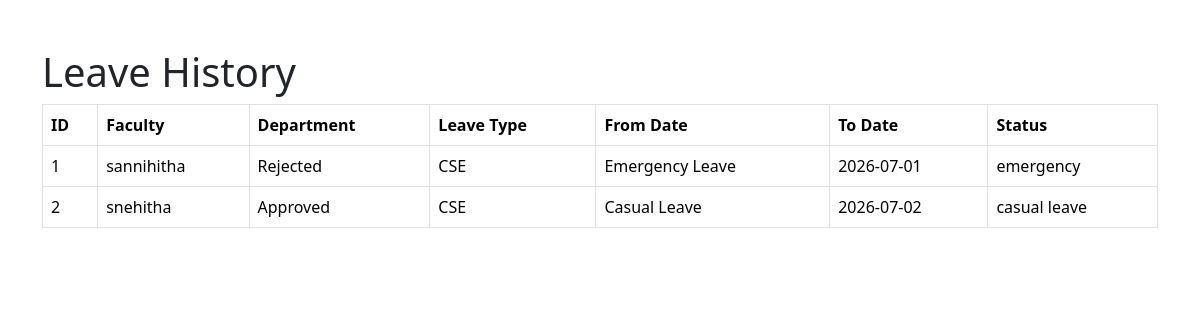
The app's page /history with its own data.
### tables this page shows
CREATE TABLE leave_requests (
        id INTEGER PRIMARY KEY AUTOINCREMENT,
        faculty_name TEXT,
        department TEXT,
        leave_type TEXT,
        from_date TEXT,
        to_date TEXT,
        reason TEXT,
        status TEXT
    );

### app.py (the view)
@app.route('/history')
def history():
    db = get_db()
    cursor = db.cursor()
    cursor.execute("SELECT * FROM leave_requests")
    leaves = cursor.fetchall()
    db.close()
    return render_template('history.html', leaves=leaves)

### app.py (called while the page is built)
def get_db():
    conn = sqlite3.connect("leaveease.db")
    conn.row_factory = sqlite3.Row
    return conn

### templates/history.html (shortened to what this page needs)
<!DOCTYPE html>
<html>
<head>
    <link href="https://cdn.jsdelivr.net/npm/bootstrap@5.3.3/dist/css/bootstrap.min.css" rel="stylesheet">
</head>
<body class="container mt-5">
    <h1>Leave History</h1>
    <table class="table table-bordered">
        <tr>
            <th>ID</th>
            <th>Faculty</th>
            <th>Department</th>
            <th>Leave Type</th>
            <th>From Date</th>
            <th>To Date</th>
            <th>Status</th>
        </tr>
        {% for leave in leaves %}
        <tr>
            <td>{{ leave[0] }}</td>
            <td>{{ leave[1] }}</td>
            <td>{{ leave[7] }}</td>
            <td>{{ leave[2] }}</td>
            <td>{{ leave[3] }}</td>
            <td>{{ leave[4] }}</td>
            <td>{{ leave[6] }}</td>
        </tr>
        {% endfor %}
    </table>
</body>
</html>

### records on screen
leave_requests: id "1", faculty_name "sannihitha", status "Rejected", department "CSE", leave_type "Emergency Leave", from_date "2026-07-01", reason "emergency"
leave_requests: id "2", faculty_name "snehitha", status "Approved", department "CSE", leave_type "Casual Leave", from_date "2026-07-02", reason "casual leave"
